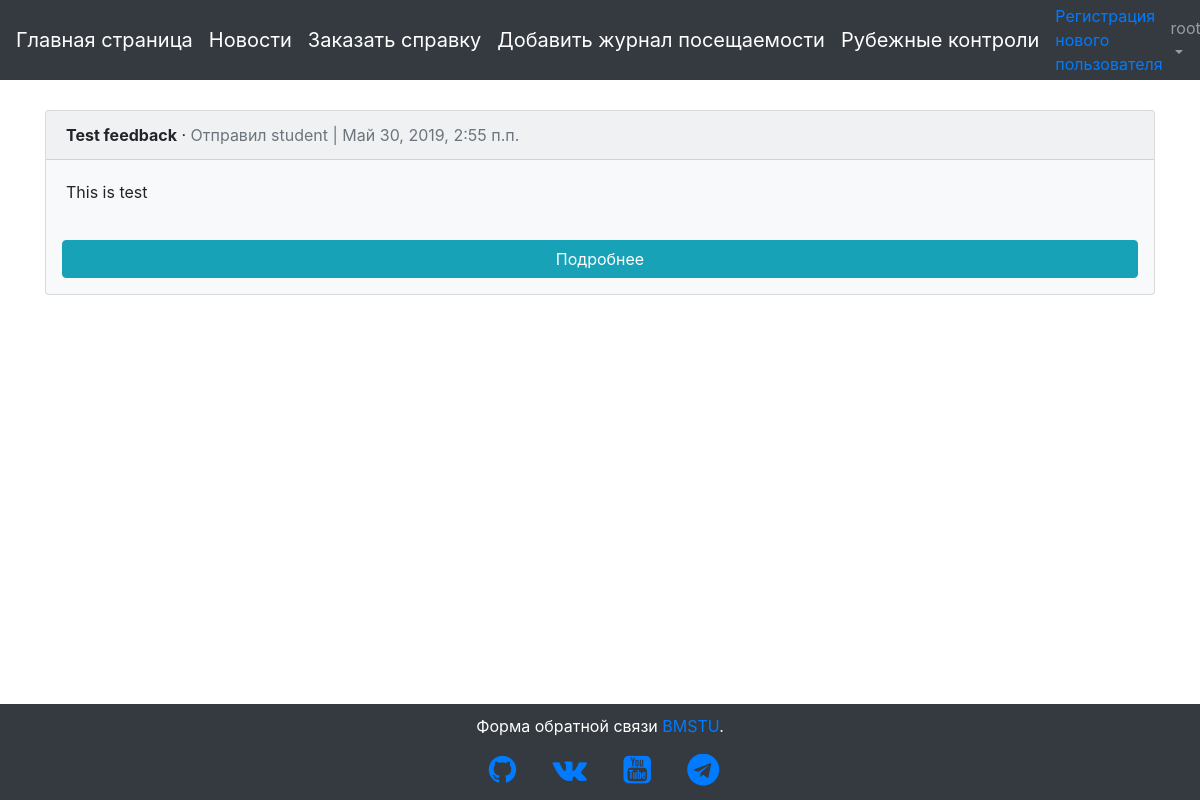
The page /feedback/ (signed in) on the database its author committed.
### users/models.py (models this page shows)
class CustomUser(AbstractUser):
    date_of_birth = models.DateTimeField(verbose_name='Дата рождения', default=date.today)
    full_name = models.CharField(max_length=255, verbose_name='ФИО', null=True)
    phone_no = models.CharField(max_length=255, verbose_name='Контактный телефон', default='+7-499-555-55-55')
    STUDENT = 'СТ'
    TEACHER = 'ПР'
    ROLE_CHOICES = (
        (STUDENT, 'Студент'),
        (TEACHER, 'Преподаватель')
    )
    user_role = models.CharField(max_length=2,
        choices=ROLE_CHOICES,
        default=STUDENT,
        verbose_name='Роль пользователя'
    )
    IU1 = 'ИУ1'
    IU2 = 'ИУ2'
    IU3 = 'ИУ3'
    IU4 = 'ИУ4'
    IU5 = 'ИУ5'
    IU6 = 'ИУ6'
    IU7 = 'ИУ7'
    IU8 = 'ИУ8'
    STUDENT_GROUP_CHOICES = (
        (IU1, 'ИУ-1'),
        (IU2, 'ИУ-2'),
        (IU3, 'ИУ-3'),
        (IU4, 'ИУ-4'),
        (IU5, 'ИУ-5'),
        (IU6, 'ИУ-6'),
        (IU7, 'ИУ-7'),
        (IU8, 'ИУ-8')
    )
    student_group = models.CharField(max_length=3,
        choices=STUDENT_GROUP_CHOICES,
        verbose_name='Группа студента',
        default=IU6
    )
    """
    if user_role == STUDENT:
        user_group = ForeignKey(
        Student_group,
        on_delete=models.CASCADE,
        verbose_name = "Группа студента"
    )
    """
    def __str__(self):
        return self.username

### pages/models.py (models this page shows, shortened)
class Feedback(models.Model):
    name = models.CharField(max_length=255, verbose_name="Название обращения")
    body = models.TextField(verbose_name="Текст обращения")
    date = models.DateTimeField(auto_now=True, verbose_name="Дата обращения")
    author = models.ForeignKey(
        settings.AUTH_USER_MODEL,
        on_delete=models.CASCADE,
        verbose_name = "Создал"
    )

### pages/views.py (the view)
# urls.py: path('feedback/', login_required(views.FeedbackListView.as_view()), name='feedback_list'),
class FeedbackListView(ListView):
    model = Feedback
    template_name = 'feedback_list.html'
    def get_queryset(self):
        return self.model.objects.order_by('-date')

### templates/feedback_list.html (shortened to what this page needs)
{% extends 'base.html' %}
{% block content %}
  {% for object in object_list %}
    <div class="card" style="background: #f8f9fa;">
      <div class="card-header">
        <span class="font-weight-bold">{{ object.name }}</span> &middot;
        <span class="text-muted">Отправил {{ object.author }} | {{ object.date }}</span>
      </div>
      <div class="card-body">
        {{ object.body }}
      </div>
      <a class="btn btn-info m-3" href="{% url 'feedback_detail' object.pk %}">Подробнее</a>
    </div>
    <br />
  {% endfor %}
{% endblock %}

### templates/base.html (shortened to what this page needs)
{% load static %}
<!doctype html>
<html lang="en">
  <head>
    <link rel="stylesheet" href="https://stackpath.bootstrapcdn.com/bootstrap/4.1.3/css/bootstrap.min.css">
    <link rel="stylesheet" href="https://cdnjs.cloudflare.com/ajax/libs/font-awesome/4.7.0/css/font-awesome.min.css">
    <link rel="stylesheet" href="{% static 'css/base.css' %}" type="text/css">
  </head>
  <body>
    <nav class="navbar fixed-top navbar-expand-md navbar-dark bg-dark mb-4" style="height: 80px;">
      <a class="navbar-brand" href="{% url 'home' %}">Главная страница</a>
      <a class="navbar-brand" href="{% url 'article_list' %}">Новости</a>
      {% if user.user_role == 'СТ' %}
        <a class="navbar-brand" href="{% url 'order_new' %}">Заказать справку</a>
      {% endif %}
      {% if user.is_superuser %}
        <a class="navbar-brand" href="{% url 'attendance_new' %}">Добавить журнал посещаемости</a>
      {% endif %}
      <a class="navbar-brand" href="{% url 'rk_list' %}">Рубежные контроли</a>
      {% if user.is_superuser %}
        <ul class="navbar-nav mr-auto">
            <li class="nav-item">
              <a href="{% url 'signup' %}">Регистрация нового пользователя</a>
            </li>
        </ul>
      {% endif %}
      <div class="collapse navbar-collapse" id="navbarCollapse">
        {% if user.is_authenticated %}
          <ul class="navbar-nav ml-auto">
            <li class="nav-item">
              <a class="nav-link dropdown-toggle" href="#" id="userMenu" data-toggle="dropdown" aria-haspopup="true" aria-expanded="false">
                {{ user.username }}
              </a>
            </li>
          </ul>
        {% else %}
          <form class="form-inline ml-auto">
            <a href="{% url 'login' %}" class="btn btn-outline-secondary">
            Войти</a>
          </form>
        {% endif %}
      </div>
    </nav>
    <div class="container" style="top: 110px; bottom: 120px; margin-bottom: 100px; position: relative;">
      {% block content %}
      {% endblock content %}
    </div>
  </body>
  <footer class="blog-footer fixed-bottom" style="height: 96px; width: 100%; left: 0px; right: 0px; text-align: center; color: white; background-color: #343a40!important; margin-top: 100px;">
    <p style="margin-top: 10px;">Форма обратной связи <a href="{% url 'feedback_new' %}">BMSTU</a>.</p>
    <div class="soc-icons">
      <ul>
        <li><a href="https://github.com/arthanadftz" target="_blank"><i class="fa fa-github fa-2x"></i></a></li>
        <li><a href="https://github.com/arthanadftz" target="_blank"><i class="fa fa-vk fa-2x"></i></a></li>
        <li><a href="https://github.com/arthanadftz" target="_blank"><i class="fa fa-youtube-square fa-2x"></i></a></li>
        <li><a href="https://github.com/arthanadftz" target="_blank"><i class="fa fa-telegram fa-2x"></i></a></li>
      </ul>
    </div>
  </footer>
</html>

### static/css/base.css (style rules this page uses)
body { background-image: url(http://iu1ni.bmstu.ru/imgs/mstu-logo.png); background-repeat: no-repeat; background-position: center 460px; background-size: 25%; background-color: #ffffff; background-attachment: fixed; }
.soc-icons ul { overflow-x:hidden; white-space:nowrap; height: auto; width: 100%; }
.soc-icons li { margin-right: 2rem; display: inline; }

### rows shown on the page
CustomUser: username "root"
Feedback: name "Test feedback", author "student", date "Май 30, 2019, 2:55 п.п.", body "This is test"
